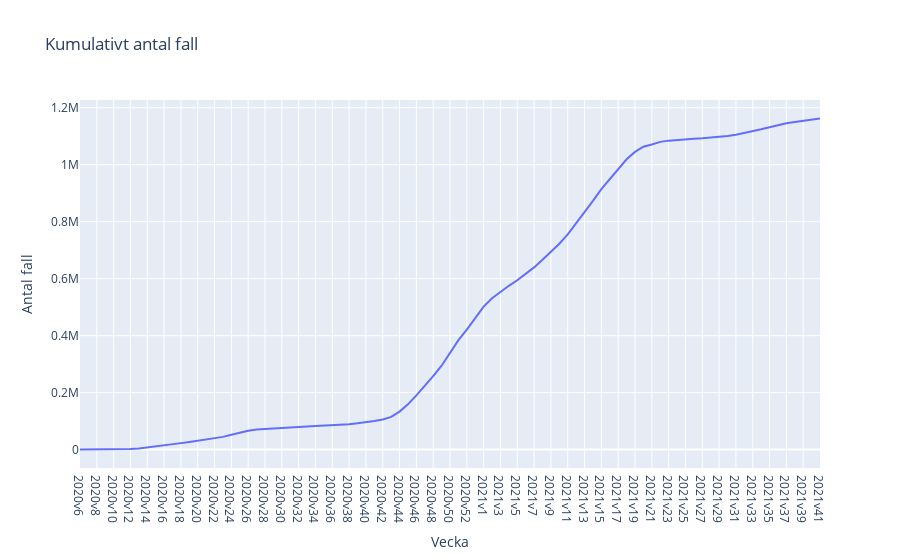

Here is the notebook cell this chart was saved with:
### Code cell
# cumulative cases
px_line(covid19, "Vecka", "Kum_antal_fall", "Kumulativt antal fall", {"Kum_antal_fall" : "Antal fall"}, "Visualiseringar/Kumulativt_antal_fall.html")
